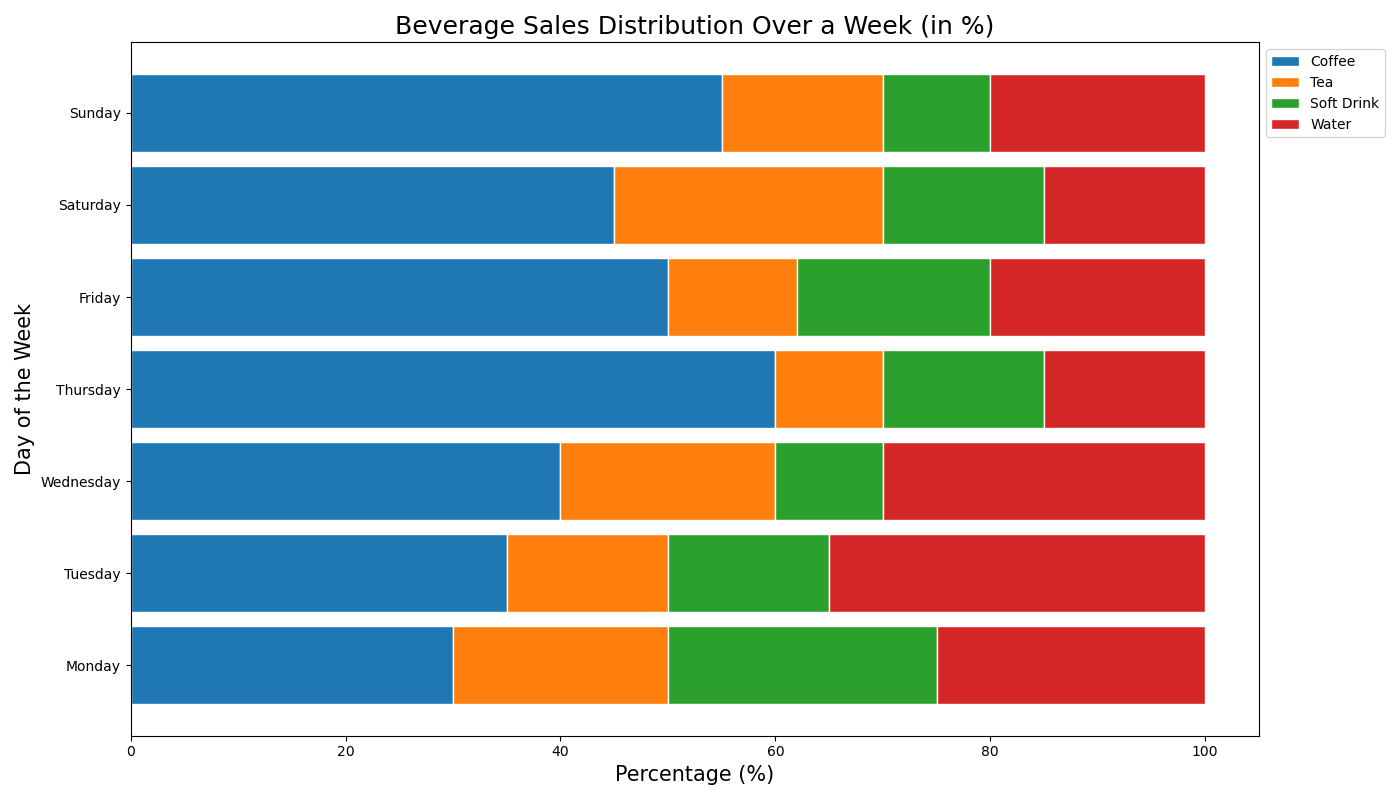

This chart was generated by the following Python code:

import matplotlib.pyplot as plt
import numpy as np

# Given data table in a CSV-like string format
data = """
Day,Coffee,Tea,Soft Drink,Water
Monday,30,20,25,25
Tuesday,35,15,15,35
Wednesday,40,20,10,30
Thursday,60,10,15,15
Friday,50,12,18,20
Saturday,45,25,15,15
Sunday,55,15,10,20
"""

# Parsing data from the CSV-like string into lists
days, coffee, tea, soft_drink, water = [], [], [], [], []
for i, line in enumerate(data.strip().split('\n')):
    if i > 0:
        parts = line.split(',')
        days.append(parts[0])
        coffee.append(int(parts[1]))
        tea.append(int(parts[2]))
        soft_drink.append(int(parts[3]))
        water.append(int(parts[4]))

# Converting lists to numpy arrays
coffee = np.array(coffee)
tea = np.array(tea)
soft_drink = np.array(soft_drink)
water = np.array(water)

# Calculate the percentages
totals = coffee + tea + soft_drink + water
coffee_percentage = coffee / totals * 100
tea_percentage = tea / totals * 100
soft_drink_percentage = soft_drink / totals * 100
water_percentage = water / totals * 100

# Plotting the stacked bar chart horizontally
barWidth = 0.85
plt.figure(figsize=(14, 8))

plt.barh(days, coffee_percentage, color='#1f77b4', edgecolor='white', height=barWidth, label='Coffee')
plt.barh(days, tea_percentage, left=coffee_percentage, color='#ff7f0e', edgecolor='white', height=barWidth, label='Tea')
plt.barh(days, soft_drink_percentage, left=coffee_percentage + tea_percentage, color='#2ca02c', edgecolor='white', height=barWidth, label='Soft Drink')
plt.barh(days, water_percentage, left=coffee_percentage + tea_percentage + soft_drink_percentage, color='#d62728', edgecolor='white', height=barWidth, label='Water')

plt.xlabel('Percentage (%)', fontsize=15)
plt.ylabel('Day of the Week', fontsize=15)
plt.title('Beverage Sales Distribution Over a Week (in %)', fontsize=18)
plt.legend(loc='upper left', bbox_to_anchor=(1, 1), ncol=1)

# Display the chart
plt.tight_layout()
plt.show()
